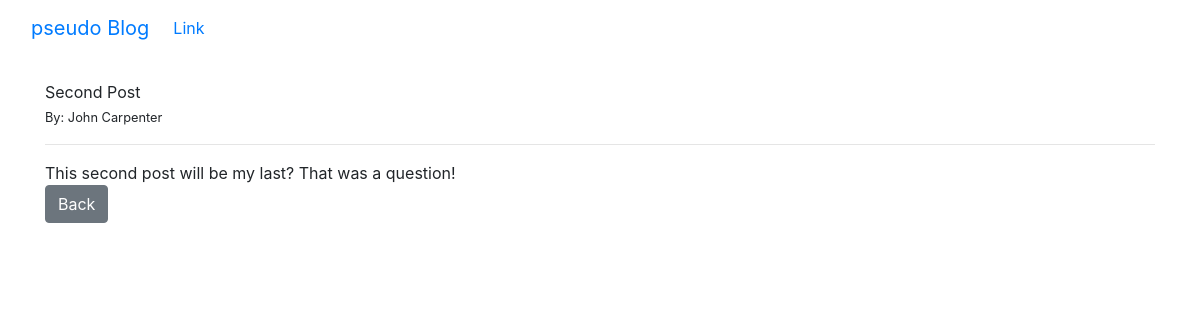
The app's page /article/2 with its own data.
### blogapp/models.py (models this page shows, shortened)
class Post(models.Model):
    title = models.CharField(max_length = 255)
    author = models.ForeignKey(User, on_delete = models.CASCADE) # On deletion of the user the post are deleted too with the CASCADE option
    body = models.TextField()

### blogapp/views.py (the view)
# urls.py: path('article/<int:pk>', ArticleDetailView.as_view(), name = "article-detail"), #int:pk will get the pk of the post
class ArticleDetailView(DetailView):
    model = Post
    template_name = 'article_detail.html'

### blogapp/templates/article_detail.html (shortened to what this page needs)
{% extends 'base.html' %}
		{% block content %}
		{{ post.title }}
		<br>
		<small>By: {{post.author.first_name}} {{ post.author.last_name }}</small>
		<hr>
		{{post.body}}
		<br>
		<a href="{% url 'home'%}" class = "btn btn-secondary">Back</a>
		<br>
	</body>
</html>
{% endblock %}

### records on screen
Post: title "Second Post", author.first_name "John", author.last_name "Carpenter", body "This second post will be my last? That was a question!"
